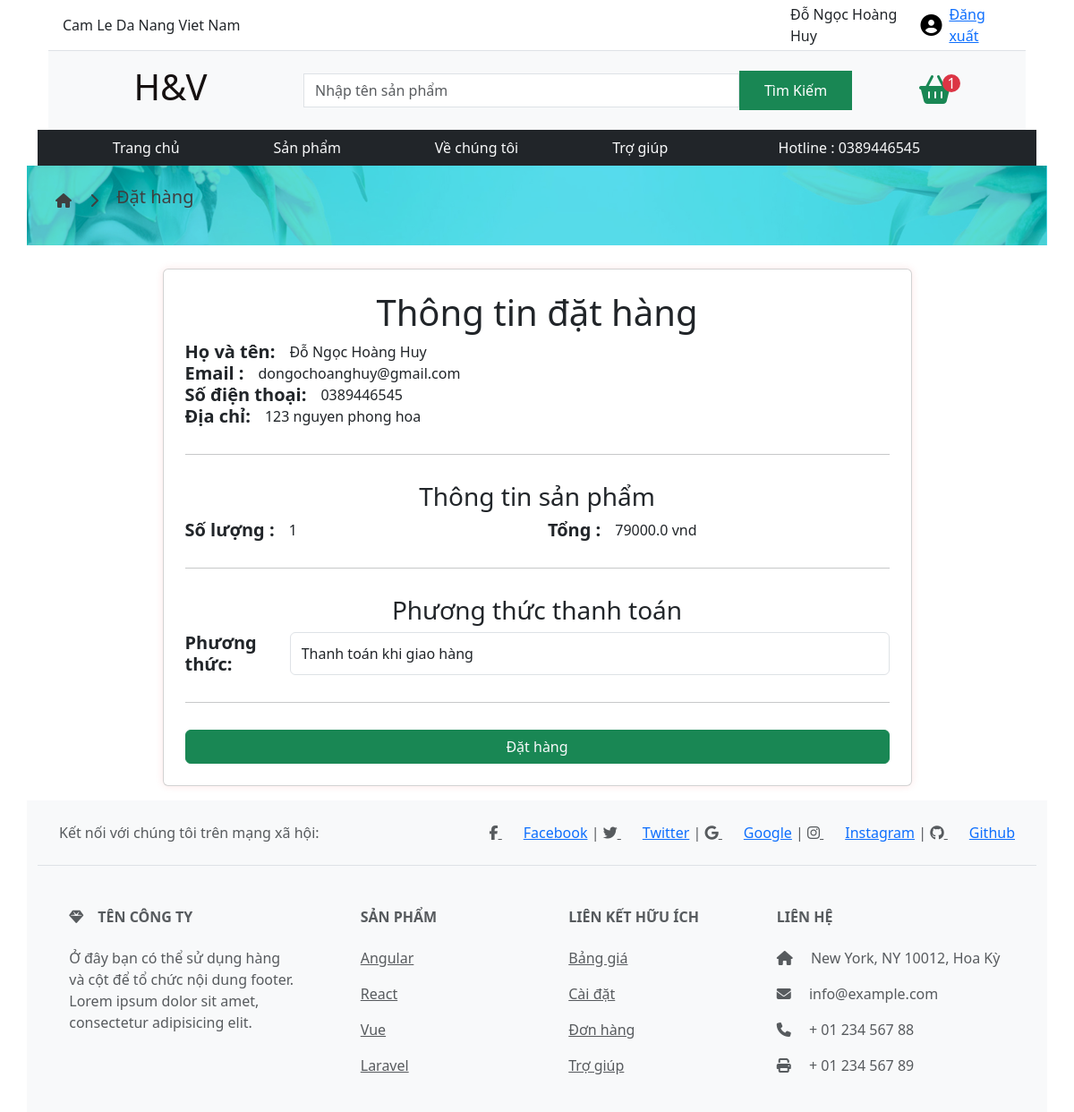
Page /oder/ (signed in) on the committed database.
### myshop/models.py (models this page shows, shortened)
class Customer(models.Model):
    user = models.OneToOneField(User, on_delete=models.CASCADE, null=True, blank=True)
    name = models.CharField(max_length=200, null=True)
    phone = models.CharField(max_length=20, blank=True, null=True)
    email = models.CharField(max_length=255, blank=True, null=True)
    address = models.CharField(max_length=255, blank=True, null=True)

### myshop/views.py (the view)
# urls.py: path('oder/', views.oder, name='oder'),
def oder(request):
    customer = Customer.objects.get(user=request.user)  # Lấy thông tin khách hàng dựa trên người dùng hiện tại
    cart, created = Cart.objects.get_or_create(user=request.user)
    items = cart.cartitem_set.all()
    total_price = 0
    total_quality = 0
    discount = 0
    for item in items:
        total_price += item.product.price * item.quantity
        total_quality += item.quantity
        if total_quality >= 5 :
            discount = 10
            total_price = (total_price*0.9)
    context = {
        'customer':customer,
        'items': items,
        'total_price': total_price,
        'total_quality':total_quality,
        'discount':discount,
        'search_form' : search_form,
    }
    return render(request,'oder.html',context)

### myshop/forms.py
class ProductSearchForm(forms.Form):
    search_item = forms.CharField(label="", widget=forms.TextInput(attrs={'class': 'form-control rounded-0 search-input', 'placeholder': 'Nhập tên sản phẩm'}))

### templates/oder.html (shortened to what this page needs)
<!DOCTYPE html>
{% extends "base.html"%}
{% load static %}
{% block content%}
<div class="banner0   container-xl mt-4 ">
    <div class="bannerinfos  container-xxl d-flex">
        <i class="fa-solid fa-house fa-xxl"></i>
        <i class="fa-solid fa-chevron-right"></i>
        <h5>Đặt hàng</h5>
    </div>
</div>
<div class="container-lg d-flex justify-content-center ">
    <div class="card w-75 p-4 m-3">
        <h1>Thông tin đặt hàng</h1>
        <div class="row">
            <div class="col d-flex gap-3 align-items-center ">
                <h5 class="info-title">Họ và tên:</h5>
                <p class="m-0 p-0">{{customer.name}}</p>
            </div>
        </div>
        <div class="row">
            <div class="col d-flex gap-3 align-items-center ">
                <h5 class="info-title">Email :</h5>
                <p class="m-0 p-0">{{customer.email}}</p>
            </div>
        </div>
        <div class="row">
            <div class="col d-flex gap-3 align-items-center ">
                <h5 class="info-title">Số điện thoại:</h5>
                <p class="m-0 p-0">{{customer.phone}}</p>
            </div>
        </div>
        <div class="row">
            <div class="col d-flex gap-3 align-items-center ">
                <h5 class="info-title">Địa chỉ:</h5>
                <p class="m-0 p-0">{{customer.address}}</p>
            </div>
        </div>
        <hr>
        <h3>Thông tin sản phẩm</h3>
        <div class="row">
            <div class="col d-flex gap-3 align-items-center ">
                <h5 class="info-title">Số lượng :</h5>
                <p class="m-0 p-0">{{total_quality}}</p>
            </div>
            <div class="col d-flex gap-3 align-items-center ">
                <h5 class="info-title">Tổng :</h5>
                <p class="m-0 p-0">{{total_price}} vnd</p>
            </div>
        </div>
        <hr>
        <h3>Phương thức thanh toán</h3>
        <div class="row">
            <div class="col d-flex">
                <h5 class="info-title">Phương thức:</h5>
                <select class="form-control">
                    <option>Thanh toán khi giao hàng</option>
                </select>
            </div>
        </div>
        <hr>
        <div class=" ">
            <button class="btn btn-success w-100"  onclick="placeOrder()"><a class="text-light text-decoration-none" href="{% url 'clear_cart' %}">Đặt hàng</a> </button>
        </div>
    </div>
</div>
{% endblock %}

### templates/base.html (shortened to what this page needs)
<!DOCTYPE html>
{% load static %}
<html>
<head>
    <link rel="stylesheet" href="{% static 'css/carta.css' %}">
    <link rel="stylesheet" href="{% static 'css/cards.css' %}">
    <link rel="stylesheet" href="{% static 'css/banner.css' %}">
    <link rel="stylesheet" href="{% static './css/bootstrap.min.css' %}">
    <link rel="stylesheet" href="https://cdn.jsdelivr.net/npm/bootstrap@5.3.2/dist/css/bootstrap.min.css"
>
    <link rel="stylesheet" href="https://cdnjs.cloudflare.com/ajax/libs/font-awesome/6.5.1/css/all.min.css"
 />
</head>
<body>
    <div class=" bg-white container-fluid d-flex justify-content-center" style="z-index: 99999;">
        <div class="bg-white position-fixed container-lg" style=" z-index: 9999">
            <header class="container-fluid">
                <div class="container-lg ">
                    <div class="row border-bottom p-1">
                        <div class="col-7 d-flex align-items-center">
                            Cam Le Da Nang Viet Nam
                        </div>
                        <div class="col-2"></div>
                        <div class="col-3 d-flex align-items-center gap-2 justify-content-end">
                            {% if user.is_authenticated%}
                            {{customer.name}}
                            <a href="{% url 'user_profile'%}"><i class="fa-solid fa-circle-user fa-xl"
                                    style="color: #000000;"></i></a>
                            <a href="{% url 'logout' %}">Đăng xuất</a>
                            {% endif%}
                        </div>
                    </div>
                    <div class="row bg-light">
                        <h1 class="logo col-3 d-flex align-items-center justify-content-center p-3" style="background-image: url('https://encrypted-tbn0.gstatic.com/images?q=tbn:ANd9GcS4zgWZeN1iCZzOBwhwVOtX_4k857hMeMIbSn20oaQM2o6LSieiENsBNxWcG56o8cxMQSc&usqp=CAU');
                        background-clip:text;
                        color:transparent;
                        background-color:rgb(21, 16, 16);">
                        </h1>
                        <form class="col-7 d-flex align-items-center justify-content-center" method="get"
                            action="{% url 'search_results' %}">
                            {{ search_form.search_item }}
                            <button type="submit" class="btn btn-success rounded-0 h-50 w-25  ">Tìm Kiếm</button>
                        </form>
                        <div class="col-2 d-flex align-items-center justify-content-center">
                            <a class="border-0 " href="/cart/">
                                <i class="fas fa-shopping-basket fa-2x text-success"
                                    style="transition: color 0.3s;"></i>
                            </a>
                            <p class="position-relative  text-bg-danger text-center d-flex align-items-center justify-content-center    "
                                style="border-radius: 100%;width: 20px; height: 20px; left: -10px; ">{{total_quality }}
                            </p>
                        </div>
                    </div>
                </div>
            </header>
            <nav class="container-lg bg-dark p-2 m-0" style="z-index: 9999;">
                <div class="row justify-content-around  ">
                    <div class="col-sm-8 col-lg-8 d-flex justify-content-around ">
                        <a href="/" class="text-decoration-none text-light">Trang
                            chủ </a>
                        <a href="/product/" class="text-decoration-none text-light">Sản
                            phẩm</a>
                       <a href="{% url 'about' %}" class="text-decoration-none text-light">Về chúng tôi</a>
                       <a href="{% url 'help' %}" class="text-decoration-none text-light">Trợ giúp</a>
                    </div>
                    <div class="col-3 d-md-block d-none text-light d-flex justify-content-center ">
                        <p class=" m-0">Hotline : 0389446545</p>
                    </div>
                </div>
            </nav>
        </div>
    </div>
    <div class="d-flex justify-content-center flex-column">
        {% block content %} {% endblock %}
    </div>
    <footer class="text-center d-md-block d-none container-lg text-lg-start bg-body-tertiary text-muted">
        <section class="d-flex justify-content-center justify-content-lg-between p-4 border-bottom">
            <div class="me-5 d-none d-lg-block">
                <span>Kết nối với chúng tôi trên mạng xã hội:</span>
            </div>
            <div>
                <a href class="me-4 text-reset" >
                    <i class="fab fa-facebook-f"></i>
                    <a href="https://facebook.com/dongochoanghuy" target="_blank">Facebook</a> |
                </a>
                <a href class="me-4 text-reset">
                    <i class="fab fa-twitter"></i>
                    <a href="https://x.com/katyperry?s=09" target="_blank">Twitter</a> |
                </a>
                <a href class="me-4 text-reset">
                    <i class="fab fa-google"></i>
                     <a href="https://www.google.com/" target="_blank">Google</a>  |
                </a>
                <a href class="me-4 text-reset">
                    <i class="fab fa-instagram"></i>
                    <a href="https://www.instagram.com/dnh_hyy?igsh=MWJpcWcxbGcwb3E4MQ==" target="_blank">Instagram</a> |
                </a>
                <a href class="me-4 text-reset">
                    <i class="fab fa-github"></i>
                    <a href="https://github.com/" target="_blank">Github</a>
                </a>
            </div>
        </section>
        <section class>
            <div class="container text-center text-md-start mt-5">
                <div class="row mt-3">
                    <div class="col-md-3 col-lg-4 col-xl-3 mx-auto mb-4">
                        <h6 class="text-uppercase fw-bold mb-4">
                            <i class="fas fa-gem me-3"></i>Tên công ty
                        </h6>
                        <p>
                            Ở đây bạn có thể sử dụng hàng và cột để tổ chức
                            nội dung footer.
                            Lorem ipsum
                            dolor sit amet, consectetur adipisicing elit.
                        </p>
                    </div>
                    <div class="col-md-2 col-lg-2 col-xl-2 mx-auto mb-4">
                        <h6 class="text-uppercase fw-bold mb-4">
                            Sản phẩm
                        </h6>
                        <p>
                            <a href="#!" class="text-reset">Angular</a>
                        </p>
                        <p>
                            <a href="#!" class="text-reset">React</a>
                        </p>
                        <p>
                            <a href="#!" class="text-reset">Vue</a>
                        </p>
                        <p>
                            <a href="#!" class="text-reset">Laravel</a>
                        </p>
                    </div>
                    <div class="col-md-3 col-lg-2 col-xl-2 mx-auto mb-4">
                        <h6 class="text-uppercase fw-bold mb-4">
                            Liên kết hữu ích
                        </h6>
                        <p>
                            <a href="#!" class="text-reset">Bảng giá</a>
                        </p>
                        <p>
                            <a href="#!" class="text-reset">Cài đặt</a>
                        </p>
                        <p>
                            <a href="#!" class="text-reset">Đơn hàng</a>
                        </p>
                        <p>
                            <a href="#!" class="text-reset">Trợ giúp</a>
                        </p>
                    </div>
                    <div class="col-md-4 col-lg-3 col-xl-3 mx-auto mb-md-0 mb-4">
                        <h6 class="text-uppercase fw-bold mb-4">Liên hệ</h6>
                        <p><i class="fas fa-home me-3"></i> New York, NY
                            10012, Hoa Kỳ</p>
                        <p>
                            <i class="fas fa-envelope me-3"></i>
                            info@example.com
                        </p>
                        <p><i class="fas fa-phone me-3"></i> + 01 234 567
                            88</p>
                        <p><i class="fas fa-print me-3"></i> + 01 234 567
                            89</p>
                    </div>
                </div>
            </div>
        </section>
    </footer>
</body>
</html>

### static/css/cards.css (style rules this page uses)
.card { width: 250px; height: 400px; border-radius: 8px; overflow: hidden; background-color: #c6c4c4; box-shadow: 0 0 10px rgba(240, 10, 10, 0.1); }
.card { position: relative; }

### static/css/banner.css (style rules this page uses)
.banner0 { background-image: url("../image/banner.jpg"); height: 100px; background-size: cover; margin: 10px 0; background-color: #56dbed; background-blend-mode: multiply; }
.banner0 .bannerinfos { height: 100px; display: flex; align-items: center; justify-content: left; padding-left: 20px; color: #3f3f3f; font-size: 1.6rem; gap: 20px; }
.banner0 .bannerinfos i { font-size: 1rem; }
* { z-index: 1; }

### templates/oder.html (style rules this page uses)
.info-title { font-weight: bold; padding: none; margin: 0; }
.container { margin-top: 30px; }
h1, h3 { text-align: center; }
hr { margin-top: 30px; margin-bottom: 30px; }

### rows in the picture
Customer: name "Đỗ Ngọc Hoàng Huy", email "dongochoanghuy@gmail.com", phone "0389446545", address "123 nguyen phong hoa"

### other values in the picture
{{ total_quality }} "1"
{{ total_price }} "79000.0"
